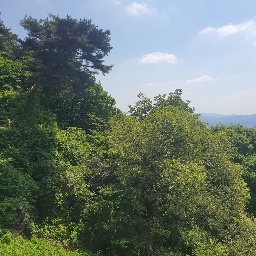
#> input picture HW3/data/img1_1.jpg, 256 x 256 px
$ jupyter execute --allow-errors code.ipynb   (shell and % lines are left out)
#> lines starting #> are read from the running program, lines starting #| are printed output that depends on the picture
### HW3/util.py
import matplotlib.pyplot as plt
import cv2

def imshow1(title, img):
    plt.figure(figsize=(8, 4))
    plt.imshow(cv2.cvtColor(img, cv2.COLOR_BGR2RGB))
    plt.axis('off')
    plt.title(title)
    plt.show()

def imshow2_rectangle(title, img1, img2):
    fig, axes = plt.subplots(1, 2, figsize=(9, 2.7))
    axes[0].imshow(img1)
    axes[0].axis('off')
    axes[1].imshow(img2)
    axes[1].axis('off')

    fig.suptitle(title, fontsize=14)
    fig.tight_layout()
    plt.show()

def imshow2_square(title, img1, img2):
    fig, axes = plt.subplots(1, 2, figsize=(6, 3.3))
    axes[0].imshow(cv2.cvtColor(img1, cv2.COLOR_BGR2RGB))
    axes[0].axis('off')
    axes[1].imshow(cv2.cvtColor(img2, cv2.COLOR_BGR2RGB))
    axes[1].axis('off')

    fig.suptitle(title, fontsize=14)
    fig.tight_layout()
    plt.show()

def imshow3_gray(title, img1, img2, img3):
    fig, axes = plt.subplots(1, 3, figsize=(9, 3.5))
    axes[0].imshow(img1, cmap='gray')
    axes[0].axis('off')
    axes[1].imshow(img2, cmap='gray')
    axes[1].axis('off')
    axes[2].imshow(img3, cmap='gray')
    axes[2].axis('off')

    fig.suptitle(title, fontsize=14)
    fig.tight_layout()
    plt.show()

def imshow3_color(title, img1, img2, img3):
    fig, axes = plt.subplots(1, 3, figsize=(9, 3.5))
    axes[0].imshow(cv2.cvtColor(img1, cv2.COLOR_BGR2RGB))
    axes[0].axis('off')
    axes[1].imshow(cv2.cvtColor(img2, cv2.COLOR_BGR2RGB))
    axes[1].axis('off')
    axes[2].imshow(cv2.cvtColor(img3, cv2.COLOR_BGR2RGB))
    axes[2].axis('off')

    fig.suptitle(title, fontsize=14)
    fig.tight_layout()
    plt.show()

def imshow(title, imgs, ver):
    if ver == '1':
        imshow1(title, *imgs)
    elif ver == '2_rec':
        imshow2_rectangle(title, *imgs)
    elif ver == '2_squ':
        imshow2_square(title, *imgs)
    elif ver == '3_gray':
        imshow3_gray(title, *imgs)
    elif ver == '3_color':
        imshow3_color(title, *imgs)


### HW3/code.ipynb
[cell 1]
import numpy as np
import matplotlib.pyplot as plt
import scipy
import cv2
from util import imshow


np.random.seed(0)
np.seterr(all='ignore')

## 1. Least Square Line Fitting

#> (a cell that did not finish here is left out)

#> (a cell that did not finish here is left out)

[cell 4]
plt.figure(figsize=(4, 4))
#> (the rest of this cell did not finish here and is left out)

[cell 5]
plt.figure(figsize=(4, 4))
#> (the rest of this cell did not finish here and is left out)

## 3. Homography and Image Stitching

### Part 1: Feature Extraction & Matching

[cell 6]
def evenly_distributed_SIFT(img, img_size=256, patch_size=128, feature_num=256):
    """
    Get evenly distributed feature points over the given image using SIFT.
    Extract feature points from small patches, merge them, and return them.

    Parameters
        img: Square Image to extract feature points.
        img_size: Size of a side of img.
        patch_size: Size of a side of a single patch.
        feature_num: The number of features to extract.
    Returns
        kp_list: List of keypoints.
        des_list: Numpy of descriptors.
    """
    n = img_size // patch_size
    nfeatures = feature_num // (n**2)
    sift = cv2.SIFT_create(nfeatures=nfeatures, contrastThreshold=0)

    kp_list = []
    des_list = []
    for i in range(n):
        for j in range(n):
            y, x = i * patch_size, j * patch_size
            img_patch = img[y:y+patch_size, x:x+patch_size]
            kp, des = sift.detectAndCompute(img_patch, None)
            if des is None: continue
            kp, des = kp[:nfeatures], des[:nfeatures]

            for keypoint in kp:
                x, y = keypoint.pt
                x, y = x + j * patch_size, y + i * patch_size
                keypoint.pt = (x, y)

            kp_list += kp
            des_list.append(des)

    des_list = np.concatenate(des_list, axis=0)
    return kp_list, des_list

def BF_matching(kp1, des1, kp2, des2, match_num):
    """
    Brute Force matching with ratio sorting.
    Do Brute Force matching and sort them by the ratio of the best distance and second-best one.

    Parameters
        kp1, kp2: Keypoints from img1 & img2.
        des1, des2: Descriptors from img1 & img2.
        match_num: The number of matches to return.
    Returns
        sorted_match: Best matches. (# sorted_match == match_num)
    """
    bf = cv2.BFMatcher()
    match = bf.knnMatch(des1, des2, k=2)
    ratio = [m.distance / n.distance for m, n in match]
    match = np.array([m for m, n in match])
    idx = np.argsort(ratio)[:match_num]
    sorted_match = match[idx]
    return sorted_match

### Part 2: Direct Linear Transform (DLT)

[cell 7]
def DLT(x1, x2):
    """
    Direct Linear Transform using SVD method.

    Parameters
        x1, x2: Paired corresponding 2D points.
    Returns
        H: Homography from x1 to x2.
    """
    n = x1.shape[0]
    x1 = np.concatenate([x1, np.ones((n, 1))], axis=1)

    A = np.zeros((2*n, 9))
    A[range(0, 2*n, 2), 3:6] = x1
    A[range(1, 2*n, 2), 0:3] = x1
    A[range(0, 2*n, 2), 6:9] = -x2[:, 1:2] * x1
    A[range(1, 2*n, 2), 6:9] = -x2[:, 0:1] * x1

    U, D, V = np.linalg.svd(A)
    H = V[-1].reshape(3, 3)
    return H

### Part 3: RANSAC

[cell 8]
def warp(x, H):
    """
    Parameters
        x: Points to warp.
        H: Homography of the warp.
    Returns
        ret: Warped points.
    """
    x = np.concatenate([x, np.ones((x.shape[0], 1))], axis=1)
    y = np.dot(x, H.T)
    ret = np.divide(y[:, 0:2], y[:, 2:3])
    return ret

class RANSAC:
    """
    RANdom SAmple Consensus for automatic computation of a homography matrix.

    Initial parameters
        pts1, pts2: Paired corresponding 2D points.
    """
    def __init__(self, pts1, pts2, **kwargs):
        self.num = pts1.shape[0]
        self.pts1 = pts1
        self.pts2 = pts2

        self.t = kwargs['t']
        self.p = kwargs['p']
        self.s = kwargs['s']
        self.max_iter = kwargs['max_iter']
        self.opt_estimation = kwargs['opt_estimation']

    def go(self):
        """
        Main runner.
        Do robust estimation. If opt_estimation is true, optimal estimation too.

        Returns
            H: Homography matrix using RANSAC.
            error: Mean symmetric transfer error of H.
        """
        H = self.robust_estimation()
        if self.opt_estimation:
            H = self.optimal_estimation(H)
        error = np.mean(self.dist_of_all_match(H))
        print("RANSAC Successfully Terminated!")
        return H, error

    def robust_estimation(self):
        """
        Robust Estimation with Adaptive determination of the number of samples for RANSAC.
        """
        opt_H = None
        opt_cnt = 0

        N = np.inf
        sample_count = 0
        while sample_count < self.max_iter and sample_count < N:
            H = self.DLT_step()
            dist = self.dist_of_all_match(H)
            in_cnt = np.sum(dist < self.t)
            if in_cnt > opt_cnt:
                opt_H = H
                opt_cnt = in_cnt

            N = self.adaptive_determination(in_cnt)
            sample_count += 1
        print(f"> Robust Estimation terminates at iter {sample_count} with {opt_cnt} inliers")
        return opt_H

    def optimal_estimation(self, opt_H):
        """
        Optimal Estimation by minimizing cost function with DLT.
        """
        dist = self.dist_of_all_match(opt_H)
        idx = np.where(dist < self.t)[0]
        opt_cnt = idx.shape[0]
        sample_count = 0
        while True:
            H = self.DLT_step(idx)
            dist = self.dist_of_all_match(H)
            idx = np.where(dist < self.t)[0]
            in_cnt = idx.shape[0]
            sample_count += 1

            if in_cnt <= opt_cnt: break
            opt_cnt = in_cnt
            opt_H = H
        print(f"> Optimal Estimation terminates at iter {sample_count} with {opt_cnt} inliers")
        return opt_H

    def DLT_step(self, idx=None):
        """
        Use DLT function implemented above to guess homography matrix.
        """
        if idx is None:
            idx = np.random.choice(self.num, 4, replace=False)
        x1 = self.pts1[idx]
        x2 = self.pts2[idx]
        H = DLT(x1, x2)
        return H

    def dist_of_all_match(self, H):
        """
        Return symmetric transfer error of the given homography H.
        """
        try:
            H_inv = np.linalg.inv(H)
            x1 = self.pts1
            x2 = self.pts2
            y1 = warp(x1, H)
            y2 = warp(x2, H_inv)
            ds = np.sum(np.square(x1 - y2) + np.square(x2 - y1), axis=1)
        except:
            ds = np.ones(self.num) * np.inf
        return ds

    def adaptive_determination(self, in_cnt):
        """
        Adaptive determination of the number of samples for RANSAC.
        """
        if in_cnt == 0: return np.inf
        eps = 1 - in_cnt / self.num
        return np.log(1 - self.p) / np.log(1 - (1-eps)**self.s)


def HbyRANSAC(kp1, kp2, match, **kwargs):
    """
    Get homography using RANSAC class.

    Parameters
        kp1, kp2: Keypoints of the images.
        match: Match between kp1, kp2.
    Returns
        Homography matrix by RANSAC using (kp1, kp2, match).
    """
    pts1 = np.array([kp.pt for kp in kp1])
    pts2 = np.array([kp.pt for kp in kp2])
    match = np.array([[mm.queryIdx, mm.trainIdx] for mm in match])
    matched_pts1 = pts1[match[:, 0]]
    matched_pts2 = pts2[match[:, 1]]
    ransac = RANSAC(matched_pts1, matched_pts2, **kwargs)
    return ransac.go()

### Part 4: Warp & Merge

[cell 9]
def warp_by_H(from_img, to_img, H, sz):
    """
    Warp (from_img) to (to_img) with homography (H).
    Warp is performed on an image with each side tripled.

    Parameters
        from_img, to_img: image to warp from/to.
        H: Homography of the warp.
        sz: Size of a side of img.
    Returns
        to_img: Warped and merged image.
    """
    warp_img = np.zeros((3*sz, 3*sz, 3))
    H_inv = np.linalg.inv(H)

    idx = np.arange(3*sz)
    x, y = np.meshgrid(idx, idx)
    x, y = x.reshape(-1), y.reshape(-1)
    res_pts = np.stack([x, y], axis=1)
    pts = warp(res_pts - sz, H_inv)
    xx, yy = pts[:, 0], pts[:, 1]

    i, j = np.floor(yy).astype(int), np.floor(xx).astype(int)
    a = np.expand_dims(yy - i, -1)
    b = np.expand_dims(xx - j, -1)

    def get_inside(fi, fj):
        ok = (fi >= 0) & (fi < sz) & (fj >= 0) & (fj < sz)
        fi, fj = np.where(ok, fi, 0), np.where(ok, fj, 0)
        return np.where(np.expand_dims(ok, -1), from_img[fi, fj], 0)

    warp_img[y, x] += get_inside(i, j) * (1-a)*(1-b)
    warp_img[y, x] += get_inside(i+1, j) * a*(1-b)
    warp_img[y, x] += get_inside(i, j+1) * (1-a)*b
    warp_img[y, x] += get_inside(i+1, j+1) * a*b

    warp_img = warp_img.astype(np.uint8)
    to_img = np.where(to_img > warp_img, to_img, warp_img)
    return to_img

def warp_and_merge(img1, img2, img3, H12=None, H32=None, sz=256):
    """
    Merge images using warp_by_H function. If homography is None, warp is not performed.

    Paramters
        img1, img2, img3: Images to merge.
        H12, H32: Homography of the warp.
        sz: Size of one sides of the three images which are same.
    Returns
        result_img: Merged image.
    """
    result_img = np.zeros((3*sz, 3*sz, 3), dtype=np.uint8)
    if H12 is not None: result_img = warp_by_H(img1, result_img, H12, sz)
    if H32 is not None: result_img = warp_by_H(img3, result_img, H32, sz)
    result_img[sz:2*sz, sz:2*sz] = img2
    return result_img

### Main

[cell 10]
def main(path1, path2, path3, **kwargs):
#> called with path1 = 'data/img1_1.jpg', path2 = 'data/img1_2.jpg', path3 = 'data/img1_3.jpg'
    img_size = kwargs['img_size']
    patch_size = kwargs['patch_size']
    feature_num = kwargs['feature_num']
    match_num = kwargs['match_num']

    # Three Panoramc Pictures
    color_img1 = cv2.imread(path1)
#> color_img1 is the input picture: shape (256, 256, 3); mean B, G, R 108.9, 119.6, 106.6
    color_img2 = cv2.imread(path2)
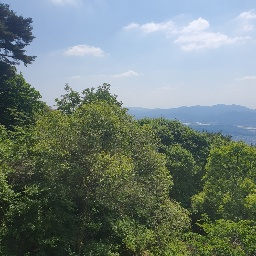
#> input picture HW3/data/img1_2.jpg, 256 x 256 px
#> color_img2 is the input picture: shape (256, 256, 3); mean B, G, R 122.2, 127.7, 113.3
    color_img3 = cv2.imread(path3)
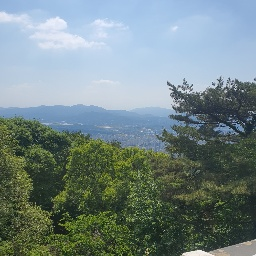
#> input picture HW3/data/img1_3.jpg, 256 x 256 px
#> color_img3 is the input picture: shape (256, 256, 3); mean B, G, R 133.5, 133.5, 116.1
    title = "Three Panoramic Pictures"
    imshow(title, [color_img1, color_img2, color_img3], '3_color')

    # Feature Extraction
    img1 = cv2.cvtColor(color_img1, cv2.COLOR_BGR2GRAY)
    img2 = cv2.cvtColor(color_img2, cv2.COLOR_BGR2GRAY)
    img3 = cv2.cvtColor(color_img3, cv2.COLOR_BGR2GRAY)
    kp1, des1 = evenly_distributed_SIFT(img1, img_size, patch_size, feature_num)
#> after the loop in evenly_distributed_SIFT, `for i in range(n):`:
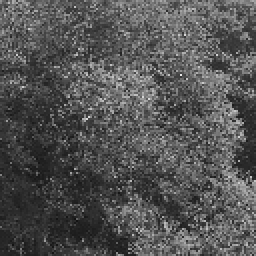
#> img_patch: shape (128, 128) (shown 2 times larger); min 18, max 233, mean 83
#> after the loop in evenly_distributed_SIFT, `for i in range(n):`: des_list = 4 items; kp_list = 256 keypoints; strongest (x, y, size): (94, 54, 2.2), (84, 63, 2.6), (90, 69, 2.5), (105, 69, 5.6)
#> kp1 has the same summary as kp_list in evenly_distributed_SIFT
    kp2, des2 = evenly_distributed_SIFT(img2, img_size, patch_size, feature_num)
#> call 2 of evenly_distributed_SIFT, with img_size = 256, patch_size = 128, feature_num = 256
#> after the loop in evenly_distributed_SIFT (call 2), `for i in range(n):`:
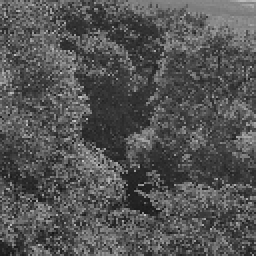
#> img_patch: shape (128, 128) (shown 2 times larger); min 20, max 201, mean 83.8
#> after the loop in evenly_distributed_SIFT (call 2), `for i in range(n):`: kp_list = 256 keypoints; strongest (x, y, size): (13, 43, 2.6), (56, 100, 1.9), (11, 59, 2.8), (94, 91, 2.3)
#> kp2 has the same summary as kp_list in evenly_distributed_SIFT
    kp3, des3 = evenly_distributed_SIFT(img3, img_size, patch_size, feature_num)
#> call 3 of evenly_distributed_SIFT, with img_size = 256, patch_size = 128, feature_num = 256
#> after the loop in evenly_distributed_SIFT (call 3), `for i in range(n):`:
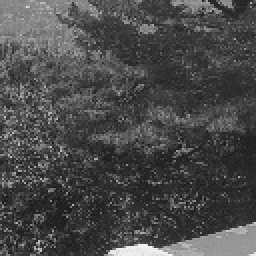
#> img_patch: shape (128, 128) (shown 2 times larger); min 16, max 248, mean 73.8
#> after the loop in evenly_distributed_SIFT (call 3), `for i in range(n):`: kp_list = 256 keypoints; strongest (x, y, size): (213, 84, 1.8), (226, 91, 1.9), (168, 84, 2.4), (183, 92, 1.9)
#> kp3 has the same summary as kp_list in evenly_distributed_SIFT
    title = "Feature Extraction"
    sift_img1 = cv2.drawKeypoints(img1, kp1, None, flags=cv2.DRAW_MATCHES_FLAGS_DRAW_RICH_KEYPOINTS)
    sift_img2 = cv2.drawKeypoints(img2, kp2, None, flags=cv2.DRAW_MATCHES_FLAGS_DRAW_RICH_KEYPOINTS)
    sift_img3 = cv2.drawKeypoints(img3, kp3, None, flags=cv2.DRAW_MATCHES_FLAGS_DRAW_RICH_KEYPOINTS)
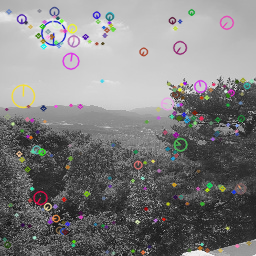
#> sift_img3: shape (256, 256, 3); mean of channels 0, 1, 2 127.6, 127.6, 128.4; drawn as B, G, R
    imshow(title, [sift_img1, sift_img2, sift_img3], '3_gray')

    # Feature Matching
    match12 = BF_matching(kp1, des1, kp2, des2, match_num)
#> in BF_matching, `match = bf.knnMatch(des1, des2, k=2)`: match = 256 matches
#> in BF_matching, `ratio = [m.distance / n.distance for m, n in match]`: ratio = 256 values, max 1 at index 148, min 0.253 at index 14, mean 0.907
#> in BF_matching, `idx = np.argsort(ratio)[:match_num]`: idx = 64 values, max 244 at index 47, min 1 at index 60, mean 100.4
    match32 = BF_matching(kp3, des3, kp2, des2, match_num)
    title = "Feature Matching btw 1-2 & btw 2-3"
    match_img12 = cv2.drawMatches(img1, kp1, img2, kp2, match12, None, flags=cv2.DrawMatchesFlags_NOT_DRAW_SINGLE_POINTS)
    match_img32 = cv2.drawMatches(img3, kp3, img2, kp2, match32, None, flags=cv2.DrawMatchesFlags_NOT_DRAW_SINGLE_POINTS)
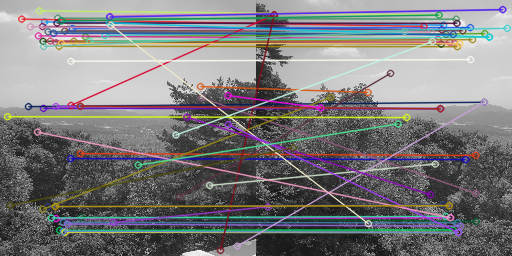
#> match_img32: shape (256, 512, 3); mean of channels 0, 1, 2 124.8, 123.3, 124.5; drawn as B, G, R
    imshow(title, [match_img12, match_img32], '2_rec')

    # Homography Estimation using RANSAC
    print("H12 by RANSAC Running...")
    H12, error12 = HbyRANSAC(kp1, kp2, match12, **kwargs)
#> in HbyRANSAC, `pts1 = np.array([kp.pt for kp in kp1])`: pts1 = 256 pairs, first value 2.99 to 251.3, second value 4.47 to 252.9
#> in HbyRANSAC, `pts2 = np.array([kp.pt for kp in kp2])`: pts2 = 256 pairs, first value 2.41 to 250.7, second value 8.6 to 248.7
#> in HbyRANSAC, `match = np.array([[mm.queryIdx, mm.trainIdx] for mm in match])`: match = 64 pairs, first value 1 to 244, second value 2 to 245
#> in HbyRANSAC, `matched_pts1 = pts1[match[:, 0]]`: matched_pts1 = 64 pairs, first value 2.99 to 242.4, second value 15.75 to 252.9
#> in HbyRANSAC, `matched_pts2 = pts2[match[:, 1]]`: matched_pts2 = 64 pairs, first value 7.15 to 245.7, second value 14.59 to 240.2
#> in __init__, `self.pts1 = pts1`: self.pts1 has the same summary as matched_pts1 in HbyRANSAC
#> in __init__, `self.pts2 = pts2`: self.pts2 has the same summary as matched_pts2 in HbyRANSAC
#> the loop in robust_estimation, `while sample_count < self.max_iter and sample_count < N:` made 1265 passes
#> (in_cnt, eps in adaptive_determination, N) on passes 2, 7, 8, 10, 11, 14, 15, 20: (4, 0.938, 301802.1), (5, 0.922, 123616.8), (4, 0.938, 301802.1), (4, 0.938, 301802.1), (4, 0.938, 301802.1), (4, 0.938, 301802.1), (5, 0.922, 123616.8), (6, 0.906, 59613.4)
#> (in_cnt, eps in adaptive_determination, N) on passes 1, 3, 4, 5, 6, 12: (4, 0.938, 301802.1), (5, 0.922, 123616.8), (4, 0.938, 301802.1), (4, 0.938, 301802.1), (4, 0.938, 301802.1), (4, 0.938, 301802.1)
#| > Robust Estimation terminates at iter 1265 with 17 inliers
#| > Optimal Estimation terminates at iter 2 with 19 inliers
    print("\nHomography Matrix from 1 to 2:")
    print(H12)
#| [[-1.15095849e-02 -3.31397700e-04  9.64194688e-01]
#|  [-1.03713908e-03 -1.06820526e-02  2.64592093e-01]
#|  [-1.08690984e-05 -1.31689337e-06 -8.47734770e-03]]
    print(f"Mean Symmetric Transfer Error: {error12:.2f} \n")
#| Mean Symmetric Transfer Error: 20027.80

    print("H32 by RANSAC Running...")
    H32, error32 = HbyRANSAC(kp3, kp2, match32, **kwargs)
#| > Robust Estimation terminates at iter 703 with 24 inliers
#| > Optimal Estimation terminates at iter 3 with 28 inliers
    print("\nHomography Matrix from 3 to 2:")
    print(H32)
#| [[-3.78193517e-03  1.31315230e-04 -9.96581055e-01]
#|  [ 1.32608816e-03 -6.01849514e-03 -8.20316254e-02]
#|  [ 1.10189864e-05 -4.94547114e-08 -6.68666186e-03]]
    print(f"Mean Symmetric Transfer Error: {error32:.2f} \n")
#| Mean Symmetric Transfer Error: 34959.65

    # Warping Images & Merge
    merge_img12 = warp_and_merge(color_img1, color_img2, color_img3, H12, None, img_size)
#> in warp_and_merge, `result_img[sz:2*sz, sz:2*sz] = img2`: result_img: shape (768, 768, 3); mean of channels 0, 1, 2 18, 19.3, 16.9
    merge_img32 = warp_and_merge(color_img1, color_img2, color_img3, None, H32, img_size)
#> in warp_and_merge (call 2), `result_img[sz:2*sz, sz:2*sz] = img2`: result_img: shape (768, 768, 3); mean of channels 0, 1, 2 32, 31.9, 27.9
    title = "Pairwise matching Results 1-2 & 2-3"
    imshow(title, [merge_img12, merge_img32], '2_squ')
#> in imshow2_square, `plt.show()`:
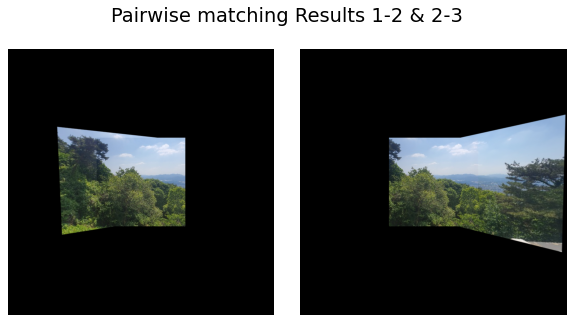
#> figure drawn by matplotlib, 2 panels

    result_img = warp_and_merge(color_img1, color_img2, color_img3, H12, H32, img_size)
#> call 3 of warp_and_merge, with H12 = array of shape (3, 3), H32 = array of shape (3, 3), sz = 256
#> in warp_and_merge (call 3), `result_img[sz:2*sz, sz:2*sz] = img2`:
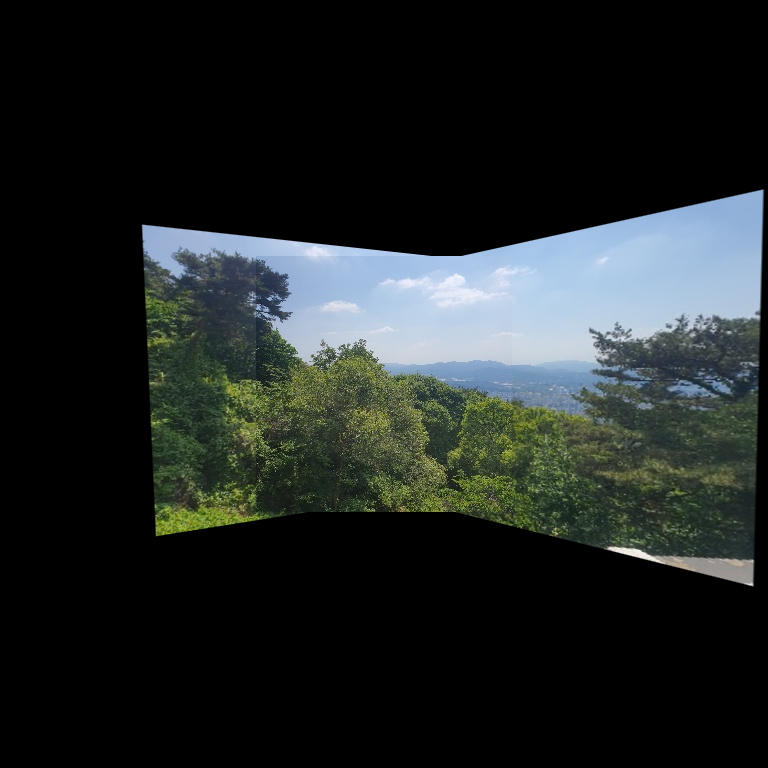
#> result_img: shape (768, 768, 3); mean of channels 0, 1, 2 36.4, 37.1, 32.2; drawn as B, G, R
    nz_y, nz_x, _ = np.where(result_img > 0)
    result_img = result_img[np.min(nz_y):np.max(nz_y), np.min(nz_x):np.max(nz_x)]
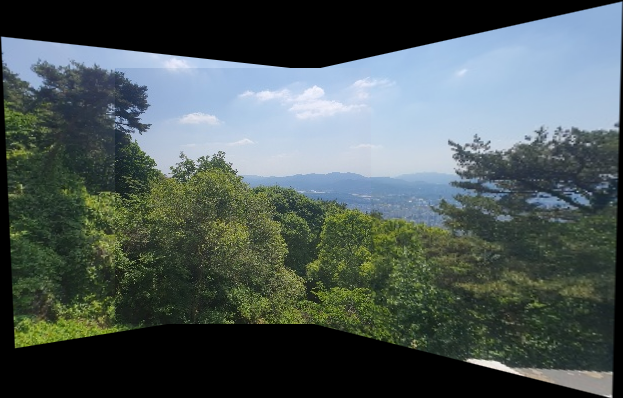
#> result_img: shape (398, 623, 3); mean of channels 0, 1, 2 86.5, 88.2, 76.5; drawn as B, G, R
    title = "Final Mosaiced Image"
    imshow(title, [result_img], '1')
